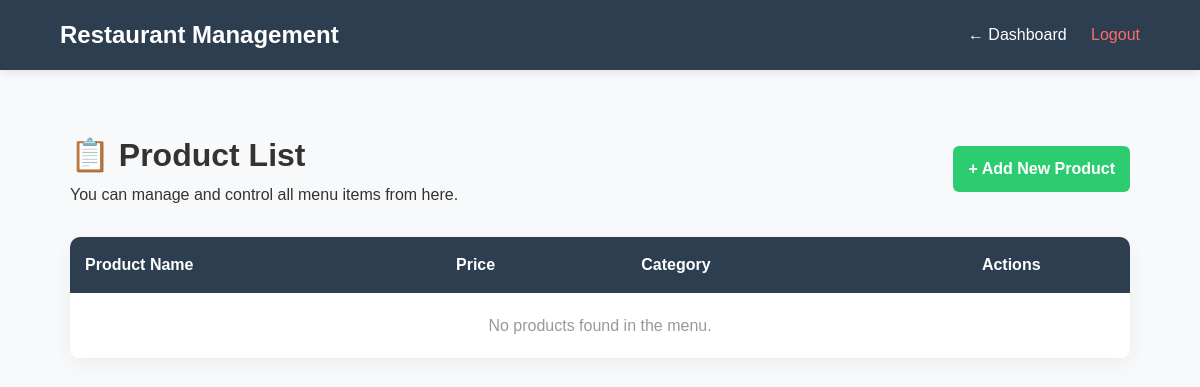
Page /admin/manage_products.php (signed in) on the earlier database version.
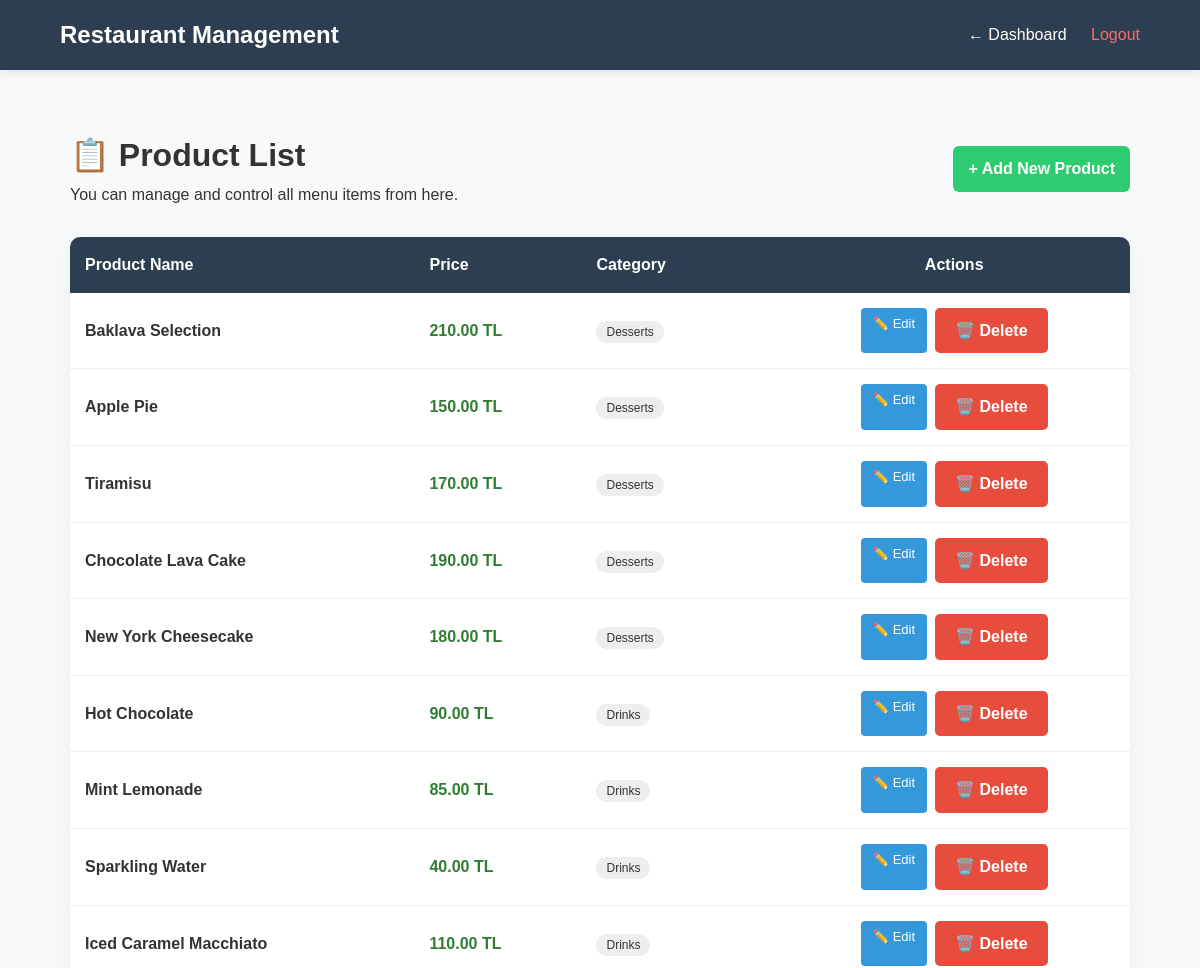
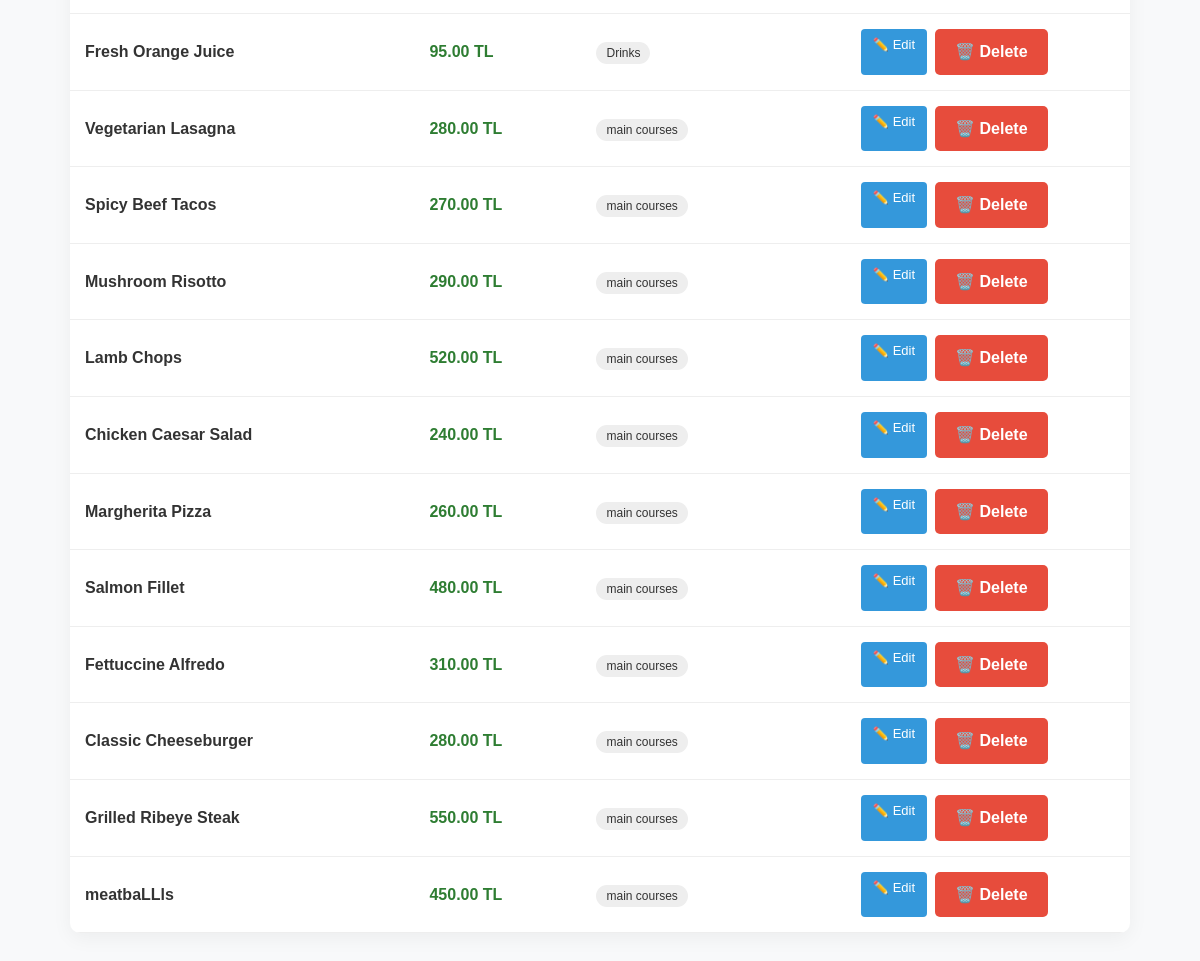
Same page on the later database version (2 pictures, top to bottom).
### tables this page shows
CREATE TABLE IF NOT EXISTS menu (
    product_id INT AUTO_INCREMENT PRIMARY KEY,
    product_name VARCHAR(100) NOT NULL,
    Price DECIMAL(10,2) NOT NULL,
    description TEXT,
    category_id INT NOT NULL,
    user_id INT NOT NULL,
    FOREIGN KEY (user_id) REFERENCES users(user_id) ON DELETE CASCADE,
    FOREIGN KEY (category_id) REFERENCES categories(category_id) ON DELETE CASCADE
);

CREATE TABLE IF NOT EXISTS categories (
    category_id INT AUTO_INCREMENT PRIMARY KEY,
    category_name VARCHAR(100) NOT NULL 
);

### admin/manage_products.php (the view, shortened to what this page needs)
<?php
include __DIR__ . '/../config/db.php';
$sql = "SELECT m.*, c.category_name FROM menu m
        JOIN categories c ON m.category_id = c.category_id
        ORDER BY m.product_id DESC";
$result = mysqli_query($conn, $sql);
?>
<!DOCTYPE html>
<html lang="en">
<head>
    <link rel="stylesheet" href="../css/style.css">
</head>
<body>
    <div class="admin-navbar">
        <h2>Restaurant Management</h2>
        <div class="nav-links">
            <a href="dashboard.php">← Dashboard</a>
            <a href="../logout.php" style="color: #ff6b6b;">Logout</a>
        </div>
    </div>
    <div class="admin-container">
        <header style="display: flex; justify-content: space-between; align-items: center; margin-bottom: 30px;">
            <div>
                <h1>📋 Product List</h1>
                <p>You can manage and control all menu items from here.</p>
            </div>
            <a href="add_product.php" class="btn btn-add" style="background-color: #2ecc71; color: white; padding: 10px 15px; border-radius: 6px; text-decoration: none; font-weight: 600;">+ Add New Product</a>
        </header>
        <table>
            <thead>
                <tr>
                    <th>Product Name</th>
                    <th>Price</th>
                    <th>Category</th>
                    <th style="text-align: center;">Actions</th>
                </tr>
            </thead>
            <tbody>
                <?php if ($result && mysqli_num_rows($result) > 0): ?>
                    <?php while($row = mysqli_fetch_assoc($result)): ?>
                    <tr>
                        <td><strong><?php echo htmlspecialchars($row['product_name']); ?></strong></td>
                        <td style="color: #2e7d32; font-weight: 600;"><?php echo $row['Price']; ?> TL</td>
                        <td><span style="background: #eee; padding: 4px 10px; border-radius: 20px; font-size: 12px;"><?php echo htmlspecialchars($row['category_name']); ?></span></td>
                        <td style="text-align: center;">
                            <div class="action-links">
                                <a href="update_product.php?id=<?php echo $row['product_id']; ?>" class="btn btn-update">✏️ Edit</a>
                                <a href="manage_products.php?delete_id=<?php echo $row['product_id']; ?>"
                                   class="btn btn-delete"
                                   onclick="return confirm('Are you sure you want to delete this product?')">🗑️ Delete</a>
                            </div>
                        </td>
                    </tr>
                    <?php endwhile; ?>
                <?php else: ?>
                    <tr>
                        <td colspan="4" style="text-align: center; padding: 20px; color: #999;">No products found in the menu.</td>
                    </tr>
                <?php endif; ?>
            </tbody>
        </table>
    </div>
</body>
</html>

Differences in the rows shown:
added menu: product_name "Baklava Selection", Price "210.00", category.category_name "Desserts"
added menu: product_name "Apple Pie", Price "150.00", category.category_name "Desserts"
added menu: product_name "Tiramisu", Price "170.00", category.category_name "Desserts"
added menu: product_name "Chocolate Lava Cake", Price "190.00", category.category_name "Desserts"
added menu: product_name "New York Cheesecake", Price "180.00", category.category_name "Desserts"
added menu: product_name "Hot Chocolate", Price "90.00", category.category_name "Drinks"
added menu: product_name "Mint Lemonade", Price "85.00", category.category_name "Drinks"
added menu: product_name "Sparkling Water", Price "40.00", category.category_name "Drinks"
added menu: product_name "Iced Caramel Macchiato", Price "110.00", category.category_name "Drinks"
added menu: product_name "Fresh Orange Juice", Price "95.00", category.category_name "Drinks"
added menu: product_name "Vegetarian Lasagna", Price "280.00", category.category_name "main courses"
added menu: product_name "Spicy Beef Tacos", Price "270.00", category.category_name "main courses"
added menu: product_name "Mushroom Risotto", Price "290.00", category.category_name "main courses"
added menu: product_name "Lamb Chops", Price "520.00", category.category_name "main courses"
added menu: product_name "Chicken Caesar Salad", Price "240.00", category.category_name "main courses"
added menu: product_name "Margherita Pizza", Price "260.00", category.category_name "main courses"
added menu: product_name "Salmon Fillet", Price "480.00", category.category_name "main courses"
added menu: product_name "Fettuccine Alfredo", Price "310.00", category.category_name "main courses"
added menu: product_name "Classic Cheeseburger", Price "280.00", category.category_name "main courses"
added menu: product_name "Grilled Ribeye Steak", Price "550.00", category.category_name "main courses"
added menu: product_name "meatbaLLls", Price "450.00", category.category_name "main courses"
Other differences:
text no longer shown: "No products found in the menu."
